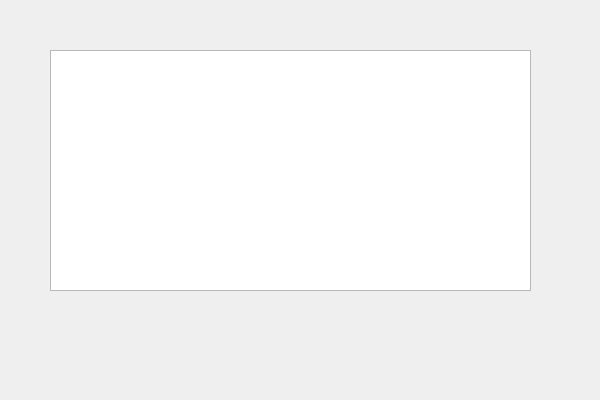
<?xml version="1.0" encoding="UTF-8"?>
<ui version="4.0">
 <class>UpdateServerClass</class>
 <widget class="QDialog" name="UpdateServerClass">
  <property name="geometry">
   <rect>
    <x>0</x>
    <y>0</y>
    <width>600</width>
    <height>400</height>
   </rect>
  </property>
  <property name="windowTitle">
   <string>UpdateServer</string>
  </property>
  <widget class="QTextEdit" name="textEdit">
   <property name="geometry">
    <rect>
     <x>50</x>
     <y>50</y>
     <width>481</width>
     <height>241</height>
    </rect>
   </property>
  </widget>
 </widget>
 <layoutdefault spacing="6" margin="11"/>
 <resources>
  <include location="updateserver.qrc"/>
 </resources>
 <connections/>
</ui>
